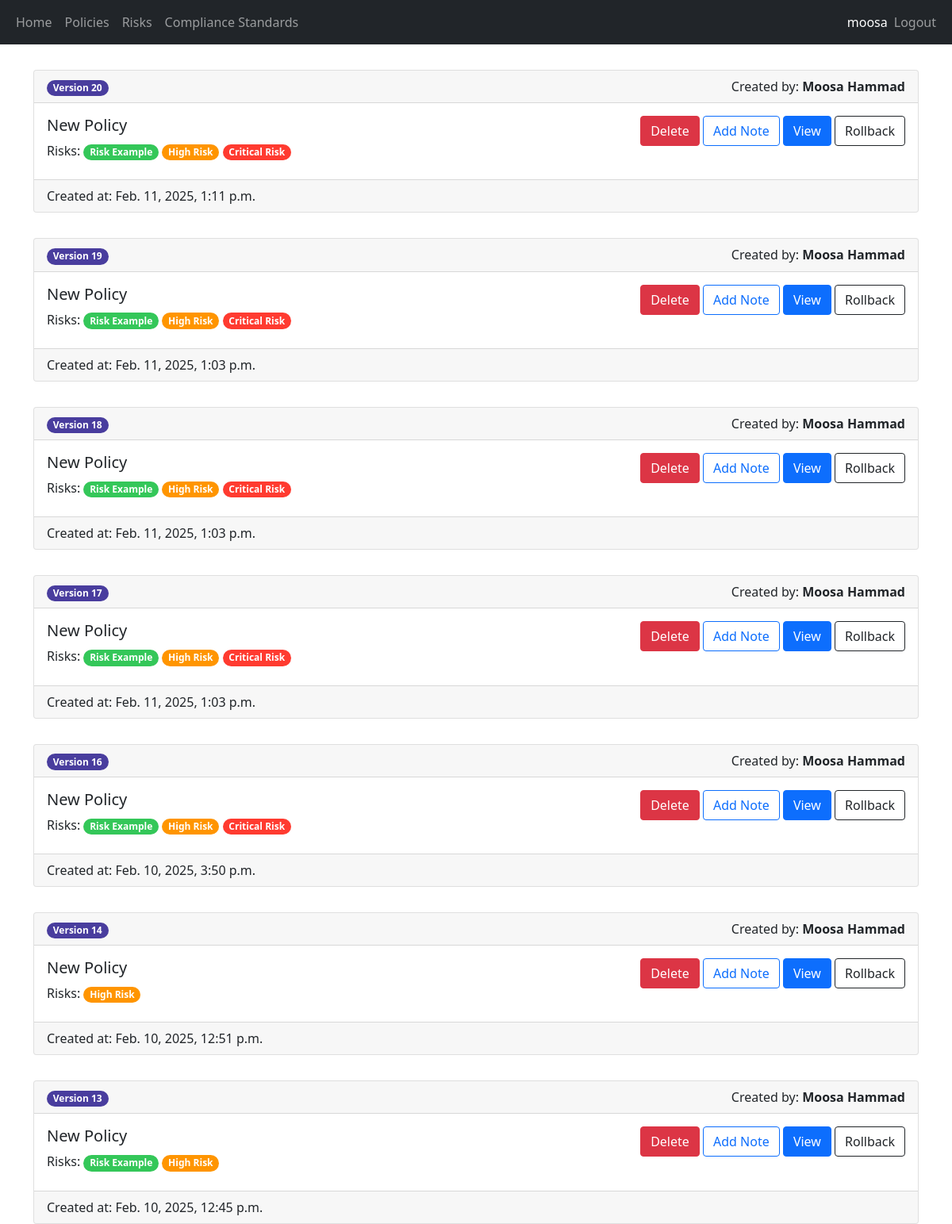
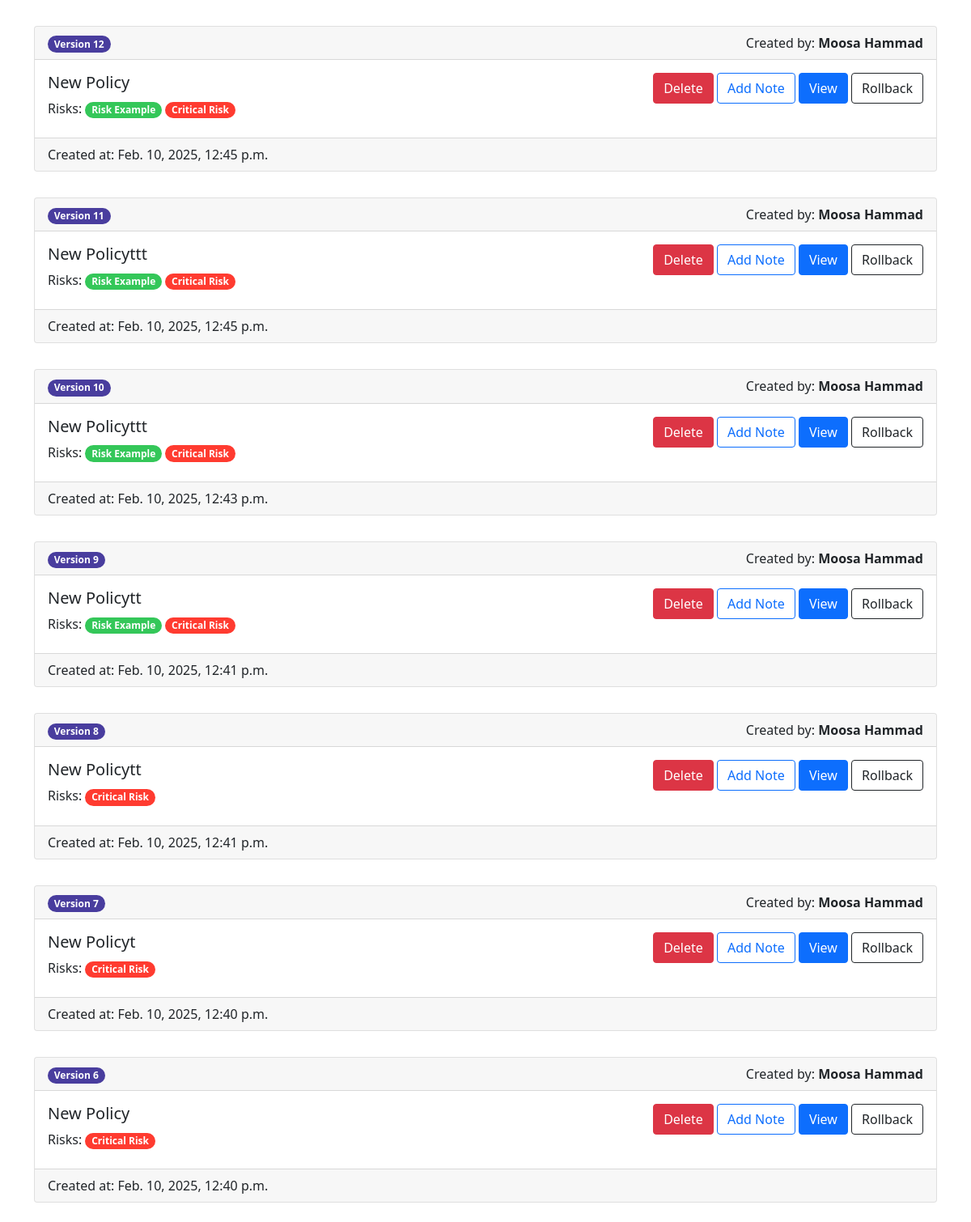
The app's page /policy/18/policy-version-list (signed in), older data (2 pictures, top to bottom).
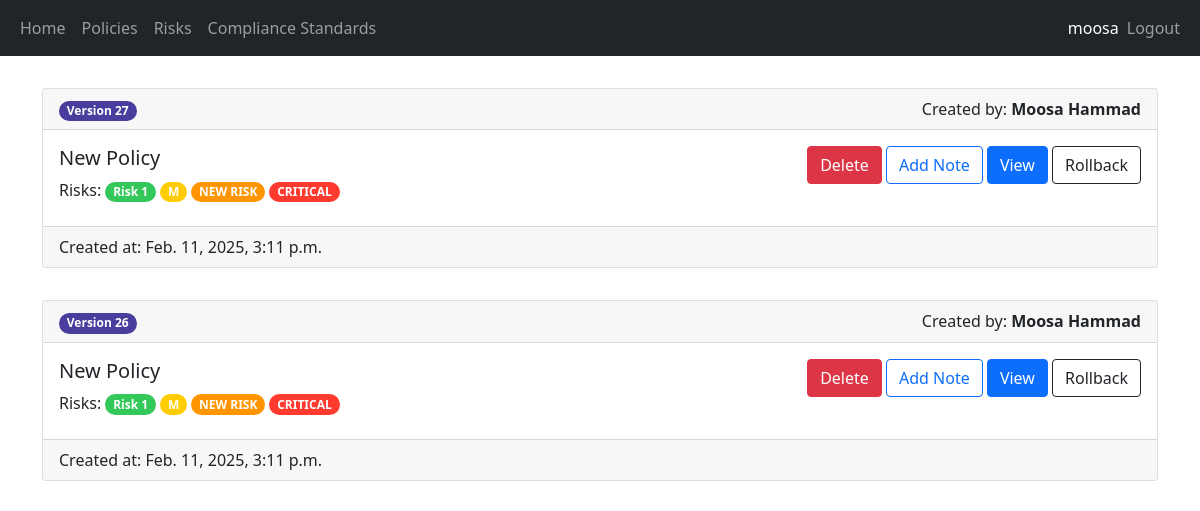
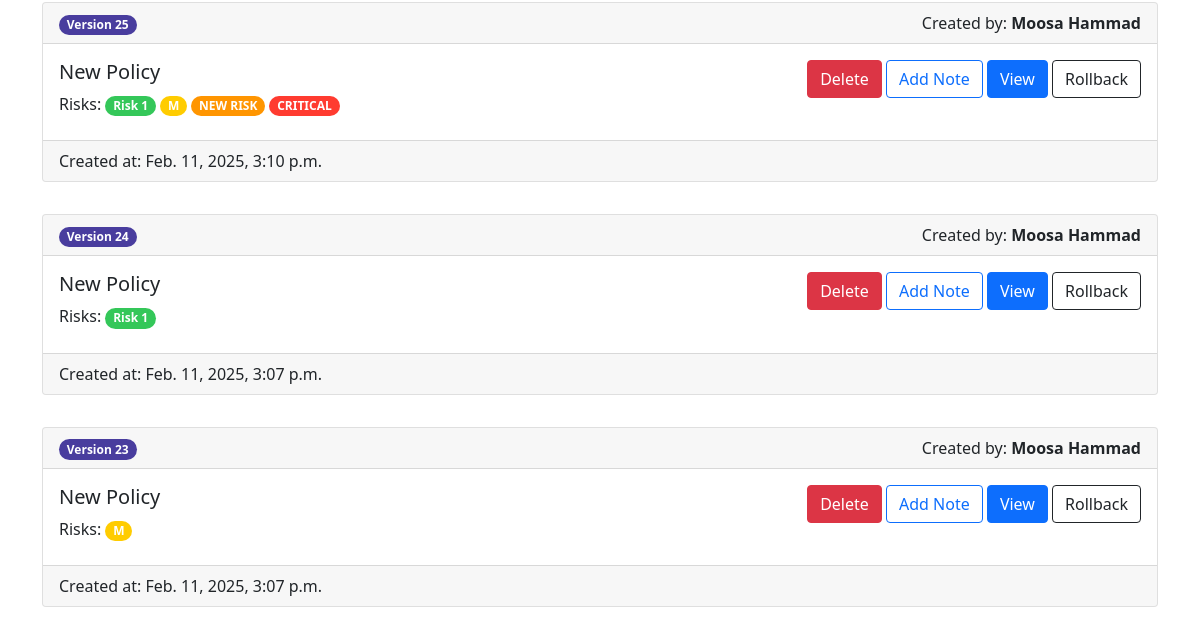
The same page, newer data (2 pictures, top to bottom).
### security/models.py (models this page shows, shortened)
class PolicyVersion(models.Model):
    policy = models.ForeignKey(Policy, on_delete=models.CASCADE)
    version_number = models.IntegerField(default=1)
    title = models.TextField(max_length=250)
    content = models.TextField(max_length=250)
    created_by = models.ForeignKey(User, on_delete=models.CASCADE)
    created_at = models.DateTimeField(auto_now_add=True)
    notes = models.TextField(max_length=250, default="")
    risks = models.ManyToManyField(Risk)
    compliance_standards = models.ManyToManyField(ComplianceStandard)

class Risk(models.Model):
    Severity_Levels = [
        ("LOW", "Low"),
        ("MEDIUM", "Medium"),
        ("HIGH", "High"),
        ("CRITICAL", "Critical"),
    ]
    name = models.CharField(max_length=100)
    description = models.TextField(max_length=250)
    severity = models.CharField(max_length=100, choices=Severity_Levels, default="LOW")
    updated_at = models.DateTimeField(auto_now=True)
    tracker = FieldTracker()

### security/views.py (the view, shortened to what this page needs)
# urls.py: path('policy/<int:pk>/policy-version-list', views.view_policy_versions, name='view_policy_versions'),
@login_required(login_url="/login")
@permission_required(["security.view_policyversion", "security.delete_policyversion"], login_url="/access-denied")
def view_policy_versions(request, pk):
    policy_versions = PolicyVersion.objects.filter(policy = pk).order_by('-created_at')
    return render(request, 'security/list_policy_version.html', {"policy_versions": policy_versions})

### security/templates/security/list_policy_version.html (shortened to what this page needs)
{% extends 'main/base.html' %}
{% block content %}
{% for policy_version in policy_versions %}
<div class="card mt-2">
    <div class="card-header">
        <div class="row">
            <div class="col-md-6"><span class="badge rounded-pill text-left version-badge">Version {{policy_version.version_number}}</span></div>
            <div class="text-end col-md-6">Created by: <strong>{{ policy_version.created_by.first_name }} {{ policy_version.created_by.last_name }}</strong></div>
        </div>
    </div>
    <div class="card-body d-flex flex-row justify-content-between">
        <div class="card-title">
            <h5>{{ policy_version.title }}</h5>
            <span>Risks: </span>
            {% for risk in policy_version.risks.all %}
                <span class="badge rounded-pill {{risk.get_severity_display.lower}}-severity">{{risk.name}}</span>
            {% endfor %}
        </div>
        <div>
            <form method="post">
                {% if perms.security.delete_policyversion %}
                <button type="submit" class="btn btn-danger" name="policy-version-id-delete" value="{{policy_version.id}}">Delete</button>
                {% endif %}
                {% if perms.security.change_policyversion %}
                <a class="btn btn-outline-primary" href="{% url 'edit_policy_version' policy_version.pk %}">Add Note</a>
                {% endif %}
                {% if perms.security.view_policyversion %}
                <a class="btn btn-primary" href="{% url 'view_policy_version' policy_version.pk %}">View</a>
                {% endif %}
                {% if perms.security.change_policy %}
                <a class="btn btn-outline-dark" href="{% url 'rollback_policy_version' policy_version.pk %}">Rollback</a>
                {% endif %}
            </form>
        </div>
    </div>
    <div class="card-footer">Created at: {{ policy_version.created_at }}</div>
</div>
<br/>
{% empty %}
<p>No policy versions available.</p>
{% endfor %}
{% endblock %}

Row changes from the older to the newer data that the page shows:
removed PolicyVersion: version_number "20", created_by.first_name "Moosa", created_by.last_name "Hammad", title "New Policy", {{ policy_version.id }} 23 (drawn), created_at "Feb. 11, 2025, 1:11 p.m."
removed Risk: name "Risk Example", severity "LOW" (drawn)
removed Risk: name "High Risk", severity "HIGH" (drawn)
removed Risk: name "Critical Risk", severity "CRITICAL" (drawn)
removed PolicyVersion: version_number "19", created_by.first_name "Moosa", created_by.last_name "Hammad", title "New Policy", {{ policy_version.id }} 22 (drawn), created_at "Feb. 11, 2025, 1:03 p.m."
removed PolicyVersion: version_number "18", created_by.first_name "Moosa", created_by.last_name "Hammad", title "New Policy", {{ policy_version.id }} 21 (drawn), created_at "Feb. 11, 2025, 1:03 p.m."
removed PolicyVersion: version_number "17", created_by.first_name "Moosa", created_by.last_name "Hammad", title "New Policy", {{ policy_version.id }} 20 (drawn), created_at "Feb. 11, 2025, 1:03 p.m."
removed PolicyVersion: version_number "16", created_by.first_name "Moosa", created_by.last_name "Hammad", title "New Policy", {{ policy_version.id }} 19 (drawn), created_at "Feb. 10, 2025, 3:50 p.m."
removed PolicyVersion: version_number "14", created_by.first_name "Moosa", created_by.last_name "Hammad", title "New Policy", {{ policy_version.id }} 17 (drawn), created_at "Feb. 10, 2025, 12:51 p.m."
removed PolicyVersion: version_number "13", created_by.first_name "Moosa", created_by.last_name "Hammad", title "New Policy", {{ policy_version.id }} 16 (drawn), created_at "Feb. 10, 2025, 12:45 p.m."
removed PolicyVersion: version_number "12", created_by.first_name "Moosa", created_by.last_name "Hammad", title "New Policy", {{ policy_version.id }} 15 (drawn), created_at "Feb. 10, 2025, 12:45 p.m."
removed PolicyVersion: version_number "11", created_by.first_name "Moosa", created_by.last_name "Hammad", title "New Policyttt", {{ policy_version.id }} 14 (drawn), created_at "Feb. 10, 2025, 12:45 p.m."
removed PolicyVersion: version_number "10", created_by.first_name "Moosa", created_by.last_name "Hammad", title "New Policyttt", {{ policy_version.id }} 13 (drawn), created_at "Feb. 10, 2025, 12:43 p.m."
removed PolicyVersion: version_number "9", created_by.first_name "Moosa", created_by.last_name "Hammad", title "New Policytt", {{ policy_version.id }} 12 (drawn), created_at "Feb. 10, 2025, 12:41 p.m."
removed PolicyVersion: version_number "8", created_by.first_name "Moosa", created_by.last_name "Hammad", title "New Policytt", {{ policy_version.id }} 11 (drawn), created_at "Feb. 10, 2025, 12:41 p.m."
removed PolicyVersion: version_number "7", created_by.first_name "Moosa", created_by.last_name "Hammad", title "New Policyt", {{ policy_version.id }} 10 (drawn), created_at "Feb. 10, 2025, 12:40 p.m."
removed PolicyVersion: version_number "6", created_by.first_name "Moosa", created_by.last_name "Hammad", title "New Policy", {{ policy_version.id }} 9 (drawn), created_at "Feb. 10, 2025, 12:40 p.m."
added PolicyVersion: version_number "27", created_by.first_name "Moosa", created_by.last_name "Hammad", title "New Policy", {{ policy_version.id }} 30 (drawn), created_at "Feb. 11, 2025, 3:11 p.m."
added Risk: name "Risk 1", severity "LOW" (drawn)
added Risk: name "M", severity "MEDIUM" (drawn)
added Risk: name "NEW RISK", severity "HIGH" (drawn)
added Risk: name "CRITICAL", severity "CRITICAL" (drawn)
added PolicyVersion: version_number "26", created_by.first_name "Moosa", created_by.last_name "Hammad", title "New Policy", {{ policy_version.id }} 29 (drawn), created_at "Feb. 11, 2025, 3:11 p.m."
added PolicyVersion: version_number "25", created_by.first_name "Moosa", created_by.last_name "Hammad", title "New Policy", {{ policy_version.id }} 28 (drawn), created_at "Feb. 11, 2025, 3:10 p.m."
added PolicyVersion: version_number "24", created_by.first_name "Moosa", created_by.last_name "Hammad", title "New Policy", {{ policy_version.id }} 27 (drawn), created_at "Feb. 11, 2025, 3:07 p.m."
added PolicyVersion: version_number "23", created_by.first_name "Moosa", created_by.last_name "Hammad", title "New Policy", {{ policy_version.id }} 26 (drawn), created_at "Feb. 11, 2025, 3:07 p.m."
